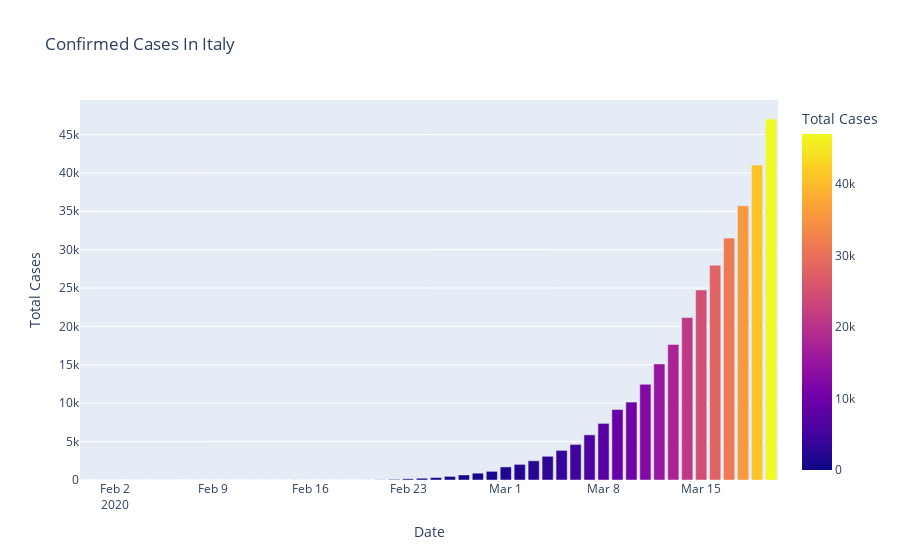

Here is the notebook cell this chart was saved with:
### Code cell
# Plotly Express Bar Graph of Italy
fig = px.bar(Italy_df, x='Date', y='Total Cases', color='Total Cases', title='Confirmed Cases In Italy')
fig.show()

# Plotly Express Bar Graph of Wuhan
fig = px.bar(Wuhan_df, x='Date', y='Total Cases', color='Total Cases', title='Confirmed Cases In Wuhan')
fig.show()

# Plotly Express Bar Graph of Korea
fig = px.bar(Korea_df, x='Date', y='Total Cases', color='Total Cases', title='Confirmed Cases In Korea')
fig.show()

### Figure 1 — Plotly figure (JSON) as saved in the notebook; plotly's stock layout.template omitted (floating-point values rounded to 4 significant figures)
{"data": [{"alignmentgroup": "True", "hoverlabel": {"namelength": 0}, "hovertemplate": "Date=%{x}<br>Total Cases=%{marker.color}", "legendgroup": "", "marker": {"color": [2, 2, 2, 2, 2, 2, 3, 3, 3, 3, 3, 3, 3, 3, 3, 3, 3, 3, 3, 3, 3, 3, 20, 79, 157, 229, 323, 470, 655, 889, 1128, 1701, 2036, 2502, 3089, 3858, 4636, 5883, 7375, 9172, 10149, 12462, 15113, 17660, 21157, 24747, 27980, 31506, 35713, 41035, 47021], "coloraxis": "coloraxis"}, "name": "", "offsetgroup": "", "orientation": "v", "showlegend": false, "textposition": "auto", "type": "bar", "x": ["2020-01-31T00:00:00", "2020-02-01T00:00:00", "2020-02-02T00:00:00", "2020-02-03T00:00:00", "2020-02-04T00:00:00", "2020-02-05T00:00:00", "2020-02-06T00:00:00", "2020-02-07T00:00:00", "2020-02-08T00:00:00", "2020-02-09T00:00:00", "2020-02-10T00:00:00", "2020-02-11T00:00:00", "2020-02-12T00:00:00", "2020-02-13T00:00:00", "2020-02-14T00:00:00", "2020-02-15T00:00:00", "2020-02-15T00:00:00", "2020-02-16T00:00:00", "2020-02-17T00:00:00", "2020-02-18T00:00:00", "2020-02-19T00:00:00", "2020-02-20T00:00:00", "2020-02-21T00:00:00", "2020-02-22T00:00:00", "2020-02-23T00:00:00", "2020-02-24T00:00:00", "2020-02-25T00:00:00", "2020-02-26T00:00:00", "2020-02-27T00:00:00", "2020-02-28T00:00:00", "2020-02-29T00:00:00", "2020-03-01T00:00:00", "2020-03-02T00:00:00", "2020-03-03T00:00:00", "2020-03-04T00:00:00", "2020-03-05T00:00:00", "2020-03-06T00:00:00", "2020-03-07T00:00:00", "2020-03-08T00:00:00", "2020-03-09T00:00:00", "2020-03-10T00:00:00", "2020-03-11T00:00:00", "2020-03-12T00:00:00", "2020-03-13T00:00:00", "2020-03-14T00:00:00", "2020-03-15T00:00:00", "2020-03-16T00:00:00", "2020-03-17T00:00:00", "2020-03-18T00:00:00", "2020-03-19T00:00:00", "2020-03-20T00:00:00"], "xaxis": "x", "y": [2, 2, 2, 2, 2, 2, 3, 3, 3, 3, 3, 3, 3, 3, 3, 3, 3, 3, 3, 3, 3, 3, 20, 79, 157, 229, 323, 470, 655, 889, 1128, 1701, 2036, 2502, 3089, 3858, 4636, 5883, 7375, 9172, 10149, 12462, 15113, 17660, 21157, 24747, 27980, 31506, 35713, 41035, 47021], "yaxis": "y"}], "layout": {"barmode": "relative", "coloraxis": {"colorbar": {"title": {"text": "Total Cases"}}, "colorscale": [[0, "#0d0887"], [0.1111, "#46039f"], [0.2222, "#7201a8"], [0.3333, "#9c179e"], [0.4444, "#bd3786"], [0.5556, "#d8576b"], [0.6667, "#ed7953"], [0.7778, "#fb9f3a"], [0.8889, "#fdca26"], [1, "#f0f921"]]}, "legend": {"tracegroupgap": 0}, "title": {"text": "Confirmed Cases In Italy"}, "xaxis": {"anchor": "y", "domain": [0, 1], "title": {"text": "Date"}}, "yaxis": {"anchor": "x", "domain": [0, 1], "title": {"text": "Total Cases"}}}}
